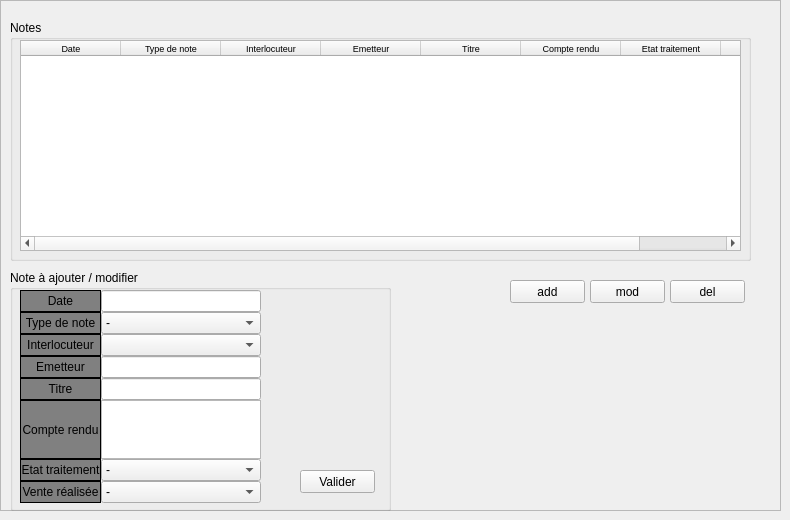
     <widget class="QWidget" name="tab_9">
      <attribute name="title">
       <string>Page</string>
      </attribute>
      <widget class="QFrame" name="frame_notes">
       <property name="geometry">
        <rect>
         <x>0</x>
         <y>0</y>
         <width>781</width>
         <height>511</height>
        </rect>
       </property>
       <property name="frameShape">
        <enum>QFrame::StyledPanel</enum>
       </property>
       <property name="frameShadow">
        <enum>QFrame::Raised</enum>
       </property>
       <widget class="QGroupBox" name="groupBox_9">
        <property name="geometry">
         <rect>
          <x>10</x>
          <y>20</y>
          <width>741</width>
          <height>241</height>
         </rect>
        </property>
        <property name="title">
         <string>Notes</string>
        </property>
        <property name="checkable">
         <bool>false</bool>
        </property>
        <widget class="QTableWidget" name="notes_tab">
         <property name="geometry">
          <rect>
           <x>10</x>
           <y>20</y>
           <width>721</width>
           <height>211</height>
          </rect>
         </property>
         <property name="font">
          <font>
           <pointsize>7</pointsize>
          </font>
         </property>
         <attribute name="horizontalHeaderDefaultSectionSize">
          <number>100</number>
         </attribute>
         <attribute name="verticalHeaderDefaultSectionSize">
          <number>30</number>
         </attribute>
         <attribute name="verticalHeaderMinimumSectionSize">
          <number>15</number>
         </attribute>
         <column>
          <property name="text">
           <string>Date</string>
          </property>
          <property name="font">
           <font>
            <pointsize>7</pointsize>
           </font>
          </property>
         </column>
         <column>
          <property name="text">
           <string>Type de note</string>
          </property>
          <property name="font">
           <font>
            <pointsize>7</pointsize>
           </font>
          </property>
         </column>
         <column>
          <property name="text">
           <string>Interlocuteur</string>
          </property>
          <property name="font">
           <font>
            <pointsize>7</pointsize>
           </font>
          </property>
         </column>
         <column>
          <property name="text">
           <string>Emetteur</string>
          </property>
          <property name="font">
           <font>
            <pointsize>7</pointsize>
           </font>
          </property>
         </column>
         <column>
          <property name="text">
           <string>Titre</string>
          </property>
          <property name="font">
           <font>
            <pointsize>7</pointsize>
           </font>
          </property>
         </column>
         <column>
          <property name="text">
           <string>Compte rendu</string>
          </property>
          <property name="font">
           <font>
            <pointsize>7</pointsize>
           </font>
          </property>
         </column>
         <column>
          <property name="text">
           <string>Etat traitement</string>
          </property>
          <property name="font">
           <font>
            <pointsize>7</pointsize>
           </font>
          </property>
         </column>
         <column>
          <property name="text">
           <string>Vente réalisée</string>
          </property>
          <property name="font">
           <font>
            <pointsize>7</pointsize>
           </font>
          </property>
         </column>
        </widget>
       </widget>
       <widget class="QGroupBox" name="groupBox_17">
        <property name="geometry">
         <rect>
          <x>10</x>
          <y>270</y>
          <width>381</width>
          <height>241</height>
         </rect>
        </property>
        <property name="title">
         <string>Note à ajouter / modifier</string>
        </property>
        <widget class="QWidget" name="gridLayoutWidget_5">
         <property name="geometry">
          <rect>
           <x>10</x>
           <y>20</y>
           <width>241</width>
           <height>213</height>
          </rect>
         </property>
         <layout class="QGridLayout" name="gridLayout_5">
          <property name="spacing">
           <number>0</number>
          </property>
          <item row="0" column="0">
           <widget class="QLabel" name="label_23">
            <property name="styleSheet">
             <string notr="true">background: grey; border: 1px solid black;</string>
            </property>
            <property name="text">
             <string>Date</string>
            </property>
            <property name="alignment">
             <set>Qt::AlignCenter</set>
            </property>
           </widget>
          </item>
          <item row="1" column="0">
           <widget class="QLabel" name="label_24">
            <property name="styleSheet">
             <string notr="true">background: grey; border: 1px solid black;</string>
            </property>
            <property name="text">
             <string>Type de note</string>
            </property>
            <property name="alignment">
             <set>Qt::AlignCenter</set>
            </property>
           </widget>
          </item>
          <item row="2" column="0">
           <widget class="QLabel" name="label_25">
            <property name="styleSheet">
             <string notr="true">background: grey; border: 1px solid black;</string>
            </property>
            <property name="text">
             <string>Interlocuteur</string>
            </property>
            <property name="alignment">
             <set>Qt::AlignCenter</set>
            </property>
           </widget>
          </item>
          <item row="3" column="0">
           <widget class="QLabel" name="label_26">
            <property name="styleSheet">
             <string notr="true">background: grey; border: 1px solid black;</string>
            </property>
            <property name="text">
             <string>Emetteur</string>
            </property>
            <property name="alignment">
             <set>Qt::AlignCenter</set>
            </property>
           </widget>
          </item>
          <item row="4" column="0">
           <widget class="QLabel" name="label_27">
            <property name="styleSheet">
             <string notr="true">background: grey; border: 1px solid black;</string>
            </property>
            <property name="text">
             <string>Titre</string>
            </property>
            <property name="alignment">
             <set>Qt::AlignCenter</set>
            </property>
           </widget>
          </item>
          <item row="4" column="1">
           <widget class="QLineEdit" name="notes_titre_edit"/>
          </item>
          <item row="5" column="0">
           <widget class="QLabel" name="label_28">
            <property name="enabled">
             <bool>true</bool>
            </property>
            <property name="styleSheet">
             <string notr="true">background: grey; border: 1px solid black;</string>
            </property>
            <property name="text">
             <string>Compte rendu</string>
            </property>
            <property name="alignment">
             <set>Qt::AlignCenter</set>
            </property>
           </widget>
          </item>
          <item row="7" column="0">
           <widget class="QLabel" name="label_30">
            <property name="styleSheet">
             <string notr="true">background: grey; border: 1px solid black;</string>
            </property>
            <property name="text">
             <string>Vente réalisée</string>
            </property>
            <property name="alignment">
             <set>Qt::AlignCenter</set>
            </property>
           </widget>
          </item>
          <item row="0" column="1">
           <widget class="QLineEdit" name="notes_date_edit"/>
          </item>
          <item row="2" column="1">
           <widget class="QComboBox" name="notes_interlocuteur_edit"/>
          </item>
          <item row="1" column="1">
           <widget class="QComboBox" name="notes_type_edit">
            <item>
             <property name="text">
              <string>-</string>
             </property>
            </item>
            <item>
             <property name="text">
              <string>Téléphone</string>
             </property>
            </item>
            <item>
             <property name="text">
              <string>Fax</string>
             </property>
            </item>
            <item>
             <property name="text">
              <string>Mail</string>
             </property>
            </item>
            <item>
             <property name="text">
              <string>Visite</string>
             </property>
            </item>
            <item>
             <property name="text">
              <string>Courrier</string>
             </property>
            </item>
           </widget>
          </item>
          <item row="3" column="1">
           <widget class="QLineEdit" name="notes_emetteur_edit"/>
          </item>
          <item row="5" column="1">
           <widget class="QTextEdit" name="notes_cr_edit"/>
          </item>
          <item row="6" column="0">
           <widget class="QLabel" name="label_29">
            <property name="styleSheet">
             <string notr="true">background: grey; border: 1px solid black;</string>
            </property>
            <property name="text">
             <string>Etat traitement</string>
            </property>
            <property name="alignment">
             <set>Qt::AlignCenter</set>
            </property>
           </widget>
          </item>
          <item row="6" column="1">
           <widget class="QComboBox" name="notes_traitement_edit">
            <item>
             <property name="text">
              <string>-</string>
             </property>
            </item>
            <item>
             <property name="text">
              <string>Traité</string>
             </property>
            </item>
            <item>
             <property name="text">
              <string>En cours</string>
             </property>
            </item>
            <item>
             <property name="text">
              <string>Non traitée</string>
             </property>
            </item>
           </widget>
          </item>
          <item row="7" column="1">
           <widget class="QComboBox" name="notes_real_edit">
            <item>
             <property name="text">
              <string>-</string>
             </property>
            </item>
            <item>
             <property name="text">
              <string>Oui</string>
             </property>
            </item>
            <item>
             <property name="text">
              <string>Non</string>
             </property>
            </item>
           </widget>
          </item>
         </layout>
        </widget>
        <widget class="QPushButton" name="notes_valid_note">
         <property name="geometry">
          <rect>
           <x>290</x>
           <y>200</y>
           <width>75</width>
           <height>23</height>
          </rect>
         </property>
         <property name="text">
          <string>Valider</string>
         </property>
        </widget>
       </widget>
       <widget class="QPushButton" name="notes_mod">
        <property name="geometry">
         <rect>
          <x>590</x>
          <y>280</y>
          <width>75</width>
          <height>23</height>
         </rect>
        </property>
        <property name="text">
         <string>mod</string>
        </property>
       </widget>
       <widget class="QPushButton" name="notes_add">
        <property name="geometry">
         <rect>
          <x>510</x>
          <y>280</y>
          <width>75</width>
          <height>23</height>
         </rect>
        </property>
        <property name="text">
         <string>add</string>
        </property>
       </widget>
       <widget class="QPushButton" name="notes_del">
        <property name="geometry">
         <rect>
          <x>670</x>
          <y>280</y>
          <width>75</width>
          <height>23</height>
         </rect>
        </property>
        <property name="text">
         <string>del</string>
        </property>
       </widget>
      </widget>
     </widget>
